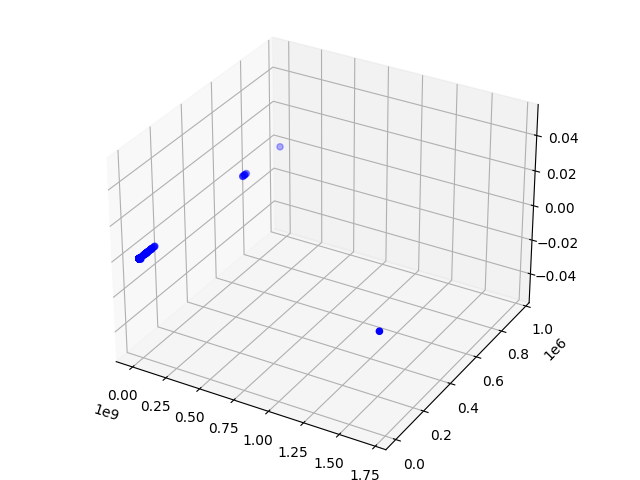

The Python source for this figure:
import numpy as np
import matplotlib.pyplot as plt
import sys
import scipy.stats

from matplotlib import pyplot as plt
import numpy as np
from mpl_toolkits.mplot3d.axes3d import Axes3D

data_set = np.loadtxt(
    fname=sys.argv[1],
    dtype="float",
    delimiter=",",
)

#散布図を描画 → scatterを使用する
#1行ずつ取り出して描画
#plt.scatter(x座標の値, y座標の値)

x = []
y = []
z = []

for data in data_set:
    #print(data[0])

    x.append(data[0])
    y.append(data[1])
    z.append(data[2])

fig = plt.figure()
 
ax = Axes3D(fig)
 
ax.scatter(x, y, c='b')
 
plt.show()

#plt.scatter(scipy.stats.zscore(a), scipy.stats.zscore(b),)

#plt.title("sourceIP,sourcePort,destIP,destPort")
#plt.xlabel("counts")
#plt.ylabel("bytes")
#plt.grid()

#plt.show()
